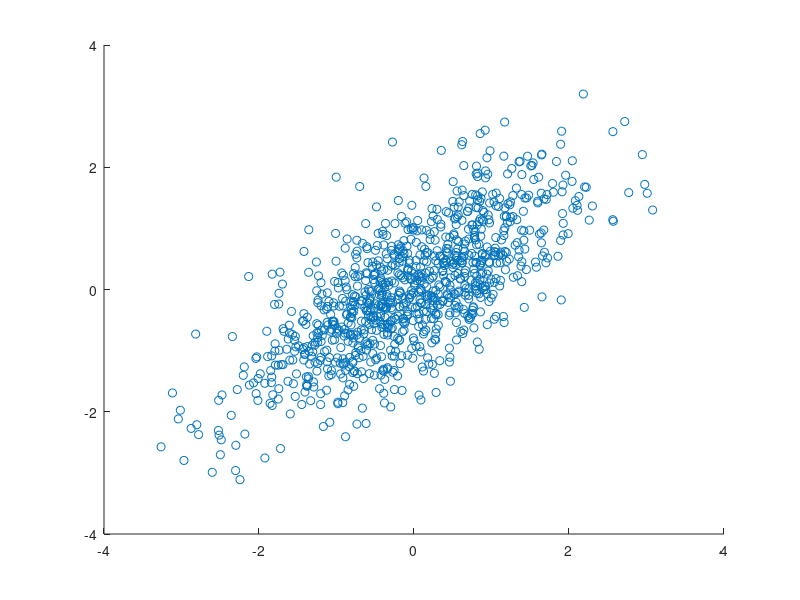

Write the MATLAB code that produced this figure. (Note: this script raises an error after producing the figure.)
% MATLAB
% generates data

samples = 1000;
sigma = [1 0.7; 0.2 1];
mu = [0 0];
sd = [1 1];
dim = size(sigma, 1);
R = chol(sigma);
dat = randn(samples, dim)*R;
dat = dat .* repmat(sd,[samples 1]);
dat = dat + repmat(mu,[samples 1]);
figure
scatter(dat(:,1), dat(:,2), 'r.')
hold on 
[U,S,V] = svd(dat);
pc1 = V(:,1);
pc2 = V(:,2);
plot_arrow(0,0,pc1(1),pc1(2),'linewidth',2,'color',[0 0 0],'facecolor',[1 0 0]);
plot_arrow(0,0,pc2(1),pc2(2),'linewidth',2,'color',[0 0 0],'facecolor',[1 0 0]);
axis equal
pc1
pc2

proj1 = dat*pc1*pc1';
proj2 = dat*pc2*pc2';

scatter(proj1(:,1),proj1(:,2),'b.')
scatter(proj2(:,1),proj2(:,2),'b.')

figure
projx = proj1*[1 0; 0 0];
variance = var(projx(:,1))
hist(projx(:,1), 20);

figure
projx = proj2*[1 0; 0 0];
variance = var(projx(:,1))
hist(projx(:,1), 20);


